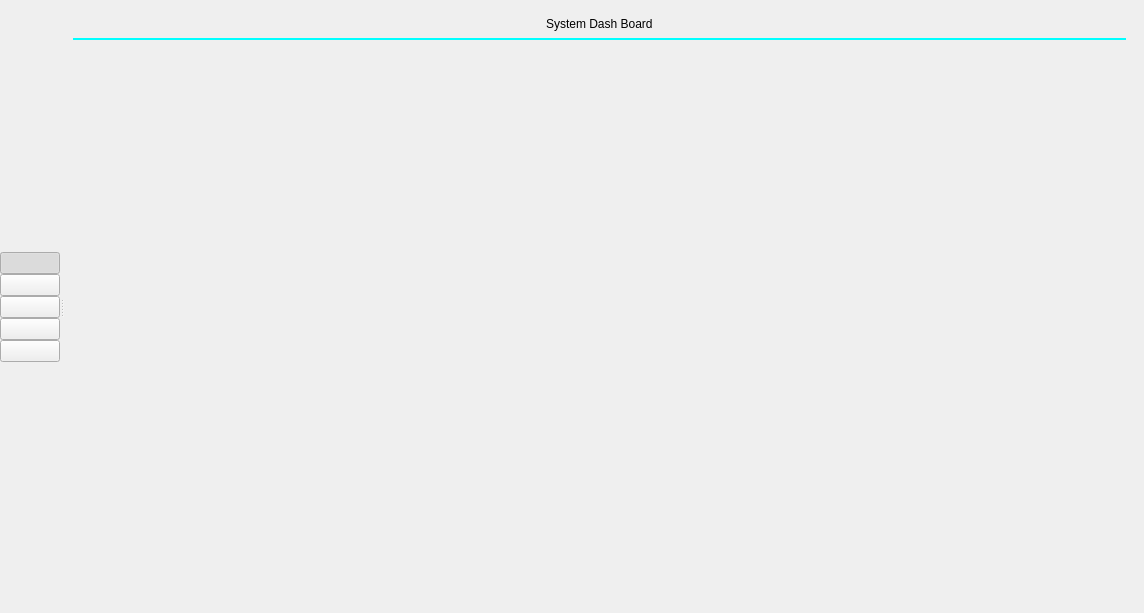
<?xml version="1.0" encoding="UTF-8"?>
<ui version="4.0">
 <class>MainWindow</class>
 <widget class="QMainWindow" name="MainWindow">
  <property name="geometry">
   <rect>
    <x>0</x>
    <y>0</y>
    <width>1144</width>
    <height>613</height>
   </rect>
  </property>
  <property name="windowTitle">
   <string>Linuxer</string>
  </property>
  <property name="windowIcon">
   <iconset>
    <normaloff>assets/img/Linuxer.png</normaloff>assets/img/Linuxer.png</iconset>
  </property>
  <widget class="QWidget" name="centralwidget">
   <layout class="QHBoxLayout" name="horizontalLayout">
    <property name="leftMargin">
     <number>0</number>
    </property>
    <property name="topMargin">
     <number>0</number>
    </property>
    <property name="bottomMargin">
     <number>0</number>
    </property>
    <item>
     <widget class="QSplitter" name="splitter">
      <property name="orientation">
       <enum>Qt::Horizontal</enum>
      </property>
      <widget class="QWidget" name="sidebar" native="true">
       <property name="sizePolicy">
        <sizepolicy hsizetype="Fixed" vsizetype="Expanding">
         <horstretch>0</horstretch>
         <verstretch>0</verstretch>
        </sizepolicy>
       </property>
       <property name="minimumSize">
        <size>
         <width>60</width>
         <height>0</height>
        </size>
       </property>
       <property name="maximumSize">
        <size>
         <width>60</width>
         <height>16777215</height>
        </size>
       </property>
       <property name="styleSheet">
        <string notr="true"/>
       </property>
       <layout class="QVBoxLayout" name="sidebarLayout">
        <property name="spacing">
         <number>0</number>
        </property>
        <property name="leftMargin">
         <number>0</number>
        </property>
        <property name="topMargin">
         <number>5</number>
        </property>
        <property name="rightMargin">
         <number>0</number>
        </property>
        <property name="bottomMargin">
         <number>5</number>
        </property>
        <item>
         <spacer name="verticalSpacer_2">
          <property name="orientation">
           <enum>Qt::Vertical</enum>
          </property>
          <property name="sizeHint" stdset="0">
           <size>
            <width>20</width>
            <height>40</height>
           </size>
          </property>
         </spacer>
        </item>
        <item>
         <widget class="QPushButton" name="btnDash">
          <property name="cursor">
           <cursorShape>PointingHandCursor</cursorShape>
          </property>
          <property name="focusPolicy">
           <enum>Qt::NoFocus</enum>
          </property>
          <property name="toolTip">
           <string>Dashboard</string>
          </property>
          <property name="styleSheet">
           <string notr="true"/>
          </property>
          <property name="text">
           <string/>
          </property>
          <property name="icon">
           <iconset>
            <normaloff>assets/img/sidebar-icons/dash.png</normaloff>assets/img/sidebar-icons/dash.png</iconset>
          </property>
          <property name="iconSize">
           <size>
            <width>35</width>
            <height>35</height>
           </size>
          </property>
          <property name="checkable">
           <bool>true</bool>
          </property>
          <property name="checked">
           <bool>true</bool>
          </property>
         </widget>
        </item>
        <item>
         <widget class="QPushButton" name="btnStartups">
          <property name="cursor">
           <cursorShape>PointingHandCursor</cursorShape>
          </property>
          <property name="focusPolicy">
           <enum>Qt::NoFocus</enum>
          </property>
          <property name="toolTip">
           <string>Starup Services</string>
          </property>
          <property name="text">
           <string/>
          </property>
          <property name="icon">
           <iconset>
            <normaloff>assets/img/sidebar-icons/startup-apps.png</normaloff>assets/img/sidebar-icons/startup-apps.png</iconset>
          </property>
          <property name="iconSize">
           <size>
            <width>35</width>
            <height>35</height>
           </size>
          </property>
          <property name="checkable">
           <bool>true</bool>
          </property>
         </widget>
        </item>
        <item>
         <widget class="QPushButton" name="btnProcesses">
          <property name="cursor">
           <cursorShape>PointingHandCursor</cursorShape>
          </property>
          <property name="focusPolicy">
           <enum>Qt::NoFocus</enum>
          </property>
          <property name="toolTip">
           <string>Processes</string>
          </property>
          <property name="text">
           <string/>
          </property>
          <property name="icon">
           <iconset>
            <normaloff>assets/img/sidebar-icons/process.png</normaloff>assets/img/sidebar-icons/process.png</iconset>
          </property>
          <property name="iconSize">
           <size>
            <width>35</width>
            <height>35</height>
           </size>
          </property>
          <property name="checkable">
           <bool>true</bool>
          </property>
         </widget>
        </item>
        <item>
         <widget class="QPushButton" name="btnResource">
          <property name="cursor">
           <cursorShape>PointingHandCursor</cursorShape>
          </property>
          <property name="focusPolicy">
           <enum>Qt::NoFocus</enum>
          </property>
          <property name="toolTip">
           <string>Resouce Chart</string>
          </property>
          <property name="text">
           <string/>
          </property>
          <property name="icon">
           <iconset>
            <normaloff>assets/img/sidebar-icons/resources.png</normaloff>assets/img/sidebar-icons/resources.png</iconset>
          </property>
          <property name="iconSize">
           <size>
            <width>35</width>
            <height>35</height>
           </size>
          </property>
          <property name="checkable">
           <bool>true</bool>
          </property>
         </widget>
        </item>
        <item>
         <widget class="QPushButton" name="btnSetup">
          <property name="cursor">
           <cursorShape>PointingHandCursor</cursorShape>
          </property>
          <property name="focusPolicy">
           <enum>Qt::NoFocus</enum>
          </property>
          <property name="toolTip">
           <string>Application Setups</string>
          </property>
          <property name="styleSheet">
           <string notr="true"/>
          </property>
          <property name="text">
           <string/>
          </property>
          <property name="icon">
           <iconset>
            <normaloff>assets/img/sidebar-icons/settings.png</normaloff>assets/img/sidebar-icons/settings.png</iconset>
          </property>
          <property name="iconSize">
           <size>
            <width>35</width>
            <height>35</height>
           </size>
          </property>
          <property name="checkable">
           <bool>true</bool>
          </property>
         </widget>
        </item>
        <item>
         <spacer name="verticalSpacer">
          <property name="orientation">
           <enum>Qt::Vertical</enum>
          </property>
          <property name="sizeHint" stdset="0">
           <size>
            <width>20</width>
            <height>40</height>
           </size>
          </property>
         </spacer>
        </item>
       </layout>
       <zorder>btnDash</zorder>
       <zorder>verticalSpacer_2</zorder>
       <zorder>btnSetup</zorder>
       <zorder>btnResource</zorder>
       <zorder>btnStartups</zorder>
       <zorder>btnProcesses</zorder>
      </widget>
      <widget class="QWidget" name="rightWidget">
       <layout class="QGridLayout" name="mainLayout" rowstretch="1,0,6">
        <property name="spacing">
         <number>0</number>
        </property>
        <item row="2" column="0">
         <widget class="QWidget" name="mainWidgetBox" native="true">
          <property name="sizePolicy">
           <sizepolicy hsizetype="Expanding" vsizetype="MinimumExpanding">
            <horstretch>0</horstretch>
            <verstretch>0</verstretch>
           </sizepolicy>
          </property>
          <property name="minimumSize">
           <size>
            <width>0</width>
            <height>0</height>
           </size>
          </property>
          <property name="sizeIncrement">
           <size>
            <width>0</width>
            <height>0</height>
           </size>
          </property>
          <property name="baseSize">
           <size>
            <width>0</width>
            <height>0</height>
           </size>
          </property>
          <property name="contextMenuPolicy">
           <enum>Qt::NoContextMenu</enum>
          </property>
          <layout class="QVBoxLayout" name="verticalLayout">
           <item>
            <widget class="QWidget" name="mainWidget" native="true">
             <property name="sizePolicy">
              <sizepolicy hsizetype="Preferred" vsizetype="Maximum">
               <horstretch>0</horstretch>
               <verstretch>0</verstretch>
              </sizepolicy>
             </property>
            </widget>
           </item>
          </layout>
         </widget>
        </item>
        <item row="0" column="0">
         <widget class="QWidget" name="widget" native="true">
          <property name="sizePolicy">
           <sizepolicy hsizetype="Preferred" vsizetype="Maximum">
            <horstretch>0</horstretch>
            <verstretch>0</verstretch>
           </sizepolicy>
          </property>
          <property name="minimumSize">
           <size>
            <width>0</width>
            <height>50</height>
           </size>
          </property>
          <property name="maximumSize">
           <size>
            <width>16777215</width>
            <height>50</height>
           </size>
          </property>
          <layout class="QVBoxLayout" name="verticalLayout_2">
           <item alignment="Qt::AlignHCenter">
            <widget class="QLabel" name="mainWidgetLabel">
             <property name="sizePolicy">
              <sizepolicy hsizetype="Preferred" vsizetype="Preferred">
               <horstretch>0</horstretch>
               <verstretch>0</verstretch>
              </sizepolicy>
             </property>
             <property name="minimumSize">
              <size>
               <width>0</width>
               <height>29</height>
              </size>
             </property>
             <property name="maximumSize">
              <size>
               <width>16777215</width>
               <height>30</height>
              </size>
             </property>
             <property name="text">
              <string>System Dash Board</string>
             </property>
             <property name="scaledContents">
              <bool>false</bool>
             </property>
            </widget>
           </item>
           <item>
            <widget class="Line" name="line">
             <property name="styleSheet">
              <string notr="true">color: rgb(0, 255, 255);</string>
             </property>
             <property name="frameShadow">
              <enum>QFrame::Plain</enum>
             </property>
             <property name="lineWidth">
              <number>2</number>
             </property>
             <property name="orientation">
              <enum>Qt::Horizontal</enum>
             </property>
            </widget>
           </item>
          </layout>
         </widget>
        </item>
       </layout>
      </widget>
     </widget>
    </item>
   </layout>
  </widget>
 </widget>
 <resources/>
 <connections>
  <connection>
   <sender>btnDash</sender>
   <signal>clicked()</signal>
   <receiver>MainWindow</receiver>
   <slot>selectPage()</slot>
   <hints>
    <hint type="sourcelabel">
     <x>21</x>
     <y>202</y>
    </hint>
    <hint type="destinationlabel">
     <x>1073</x>
     <y>42</y>
    </hint>
   </hints>
  </connection>
  <connection>
   <sender>btnStartups</sender>
   <signal>clicked()</signal>
   <receiver>MainWindow</receiver>
   <slot>selectPage()</slot>
   <hints>
    <hint type="sourcelabel">
     <x>28</x>
     <y>252</y>
    </hint>
    <hint type="destinationlabel">
     <x>772</x>
     <y>551</y>
    </hint>
   </hints>
  </connection>
  <connection>
   <sender>btnProcesses</sender>
   <signal>clicked()</signal>
   <receiver>MainWindow</receiver>
   <slot>selectPage()</slot>
   <hints>
    <hint type="sourcelabel">
     <x>37</x>
     <y>299</y>
    </hint>
    <hint type="destinationlabel">
     <x>173</x>
     <y>551</y>
    </hint>
   </hints>
  </connection>
  <connection>
   <sender>btnResource</sender>
   <signal>clicked()</signal>
   <receiver>MainWindow</receiver>
   <slot>selectPage()</slot>
   <hints>
    <hint type="sourcelabel">
     <x>27</x>
     <y>340</y>
    </hint>
    <hint type="destinationlabel">
     <x>166</x>
     <y>551</y>
    </hint>
   </hints>
  </connection>
  <connection>
   <sender>btnSetup</sender>
   <signal>clicked()</signal>
   <receiver>MainWindow</receiver>
   <slot>selectPage()</slot>
   <hints>
    <hint type="sourcelabel">
     <x>45</x>
     <y>393</y>
    </hint>
    <hint type="destinationlabel">
     <x>141</x>
     <y>551</y>
    </hint>
   </hints>
  </connection>
 </connections>
 <slots>
  <slot>selectPage()</slot>
 </slots>
</ui>
